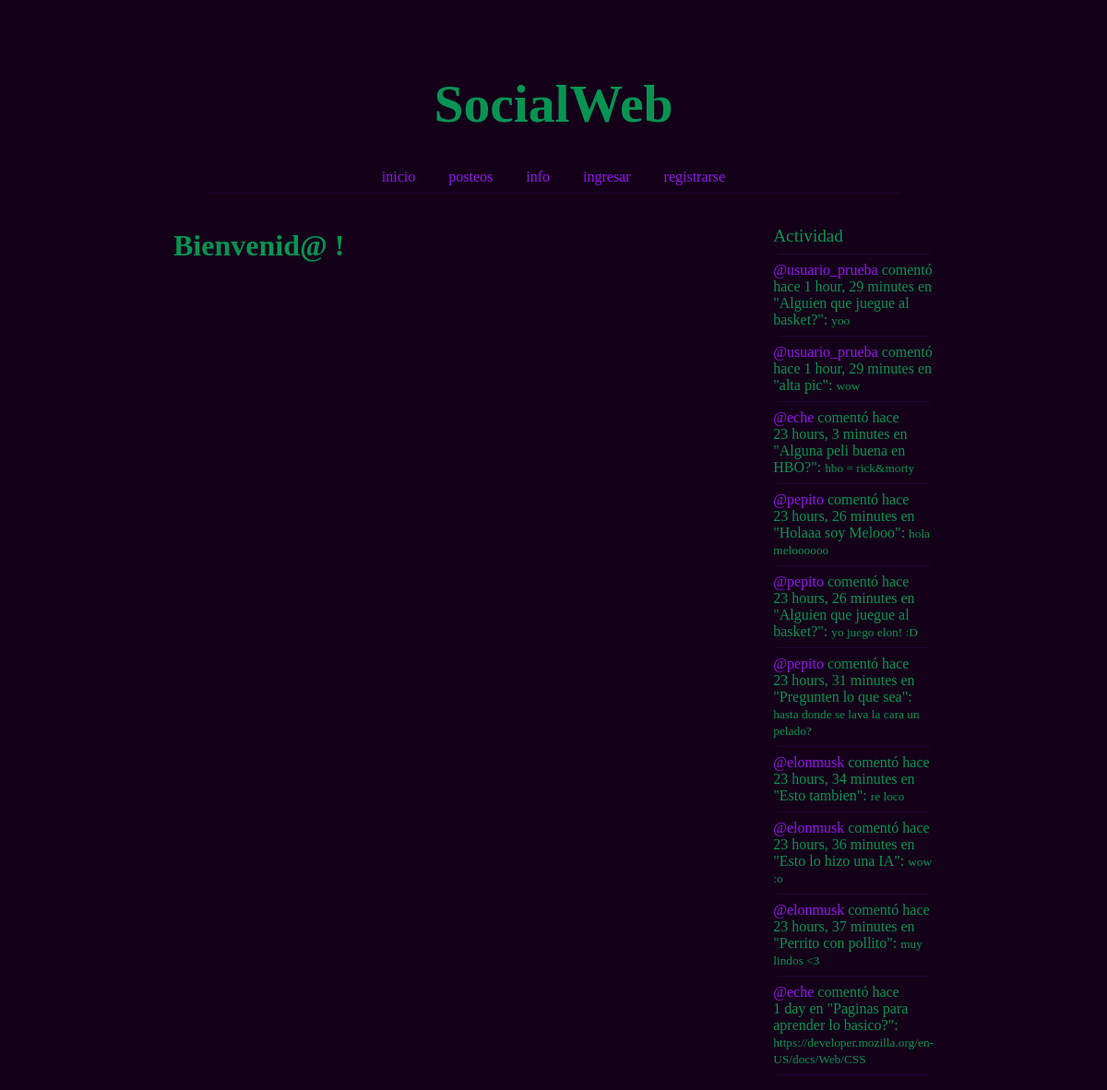
The page / on the database its author committed.
### core/models.py (models this page shows)
class Message(models.Model):
    user = models.ForeignKey(User, on_delete=models.CASCADE)
    room = models.ForeignKey(Room, on_delete=models.CASCADE)
    body = models.TextField()
    updated = models.DateTimeField(auto_now=True)
    created = models.DateTimeField(auto_now_add=True)
    class Meta:
        ordering = ["-updated", "-created"]
    def __str__(self):
        return str(self.body[0:50])

class Room(models.Model):
    host = models.ForeignKey(User, on_delete=models.SET_NULL, null=True)
    topic = models.ForeignKey(Topic, on_delete=models.SET_NULL, null=True)
    name = models.CharField(max_length=100)
    image = models.ImageField(upload_to='images/', null=True, blank=True)
    description = models.TextField(null=True, blank=True)
    participants = models.ManyToManyField(User, related_name="participants", blank=True)
    updated = models.DateTimeField(auto_now=True)
    created = models.DateTimeField(auto_now_add=True)
    class Meta:
        ordering = ["-updated", "-created"]
    def __str__(self):
        return str(self.name)

### core/views.py (the view)
# urls.py: path("", views.index, name="index"),
def index(request):
    room_messages = Message.objects.all()
    context = {"room_messages": room_messages}
    return render(request, "core/index.html", context)

### templates/core/index.html (shortened to what this page needs)
<!DOCTYPE html>
{% load static %}
<html lang="en">
<head>
</head>
<body>
    <div class="title">
        <h1>SocialWeb</h1>
    </div>
    {% include 'core/navbar.html' %}
    {% if request.path == '/' %}
    <div class="index-container">
        <div>
            <h1>Bienvenid@ <a href="{% url 'user-profile' user.id %}">{{user.username}}</a>!</h1>
        </div>
        <div>
            {% include "core/activity_component.html" %}
        </div>
    </div>
    {% else %}
    {% block main %}
    {% endblock %}
    {% block about %}
    {% endblock %}
    {% endif %}
</body>
</html>

### templates/core/activity_component.html (shortened to what this page needs)
<br>
<big>Actividad</big>
<hr>
{% for message in room_messages|slice:":10" %}
    <div>
        <a href="{% url 'user-profile' message.user.id %}">@{{message.user}}</a> comentó hace {{message.created|timesince}} en "{{message.room}}":</small>
        <small>{{message}}</small>
        <hr>
    </div>
{% endfor %}

### templates/core/index.html (style rules this page uses)
html { background: #140019; font: 100% calibri; color: #079453; padding-left: 15%; padding-right: 15%; }
a:link, a:visited { color: #9314ee; text-decoration: none; }
hr { border: 0; height: 1px; width: 95%; background:#230439 }
.title { font: 180% calibri; text-align: center; padding-top: 4%; }
.index-container { display: grid; grid-template-columns: 4fr 1fr; }

### rows shown on the page
Message: user "usuario_prueba", created "1 hour, 29 minutes", room "Alguien que juegue al basket?", body "yoo"
Message: user "usuario_prueba", created "1 hour, 29 minutes", room "alta pic", body "wow"
Message: user "eche", created "23 hours, 3 minutes", room "Alguna peli buena en HBO?", body "hbo = rick&morty"
Message: user "pepito", created "23 hours, 26 minutes", room "Holaaa soy Melooo", body "hola meloooooo"
Message: user "pepito", created "23 hours, 26 minutes", room "Alguien que juegue al basket?", body "yo juego elon! :D"
Message: user "pepito", created "23 hours, 31 minutes", room "Pregunten lo que sea", body "hasta donde se lava la cara un pelado?"
Message: user "elonmusk", created "23 hours, 34 minutes", room "Esto tambien", body "re loco"
Message: user "elonmusk", created "23 hours, 36 minutes", room "Esto lo hizo una IA", body "wow :o"
Message: user "elonmusk", created "23 hours, 37 minutes", room "Perrito con pollito", body "muy lindos <3"
Message: user "eche", created "1 day", room "Paginas para aprender lo basico?", body "https://developer.mozilla.org/en-US/docs/Web/CSS"
